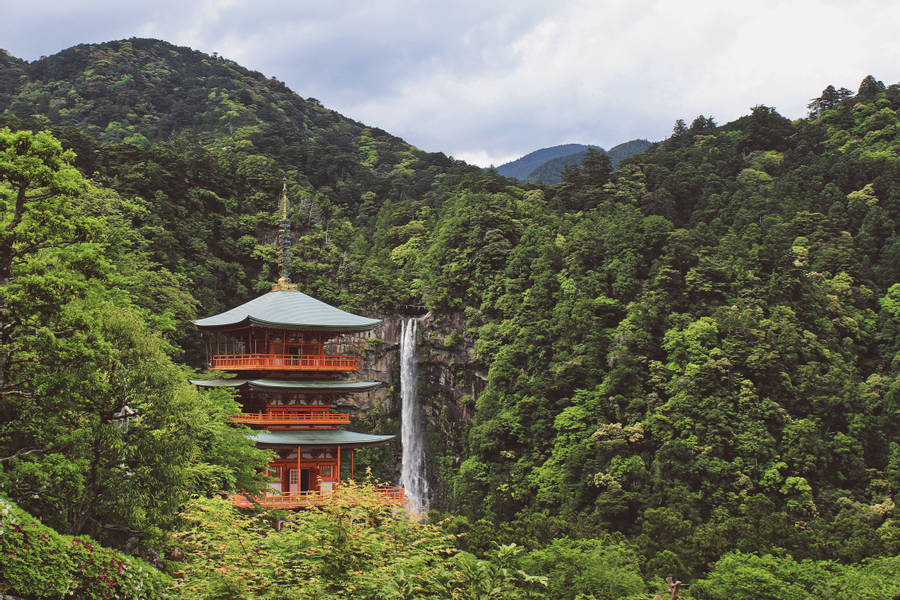
#> input picture Tugas Pengolahan Citra/gambar1.jpg, 900 x 600 px
$ python 'Tugas M9 Pengolahan Citra - Operasi Aritmatika dan Logika pada gambar.py'
#> lines starting #> are read from the running program, lines starting #| are printed output that depends on the picture
import cv2
import numpy as np

img1 = cv2.imread('gambar1.jpg')
#> img1 is the input picture: shape (600, 900, 3); mean B, G, R 86.5, 107.4, 106.3
img2 = cv2.imread('gambar2.jpg')
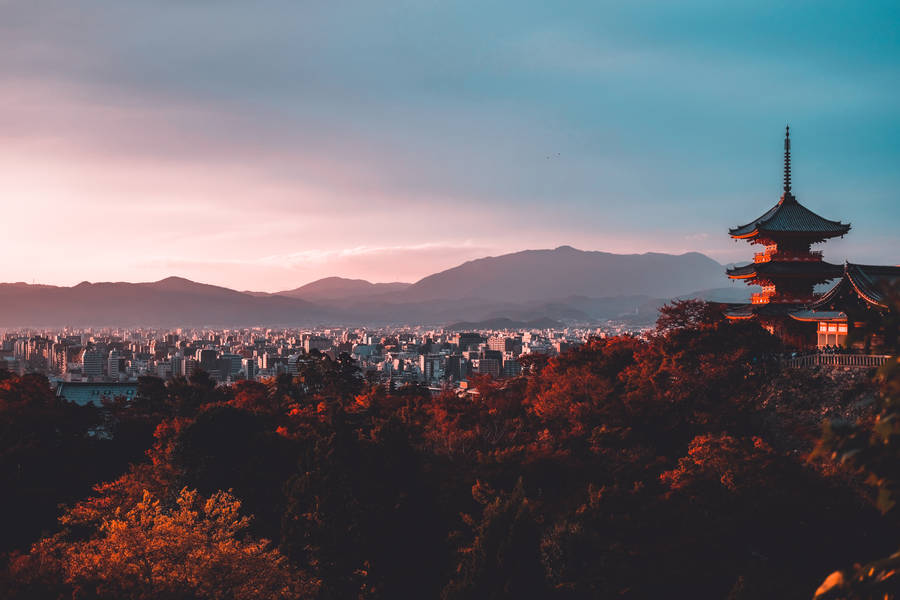
#> input picture Tugas Pengolahan Citra/gambar2.jpg, 900 x 600 px
#> img2 is the input picture: shape (600, 900, 3); mean B, G, R 110.9, 103.7, 105.6

tambah = img1 + img2
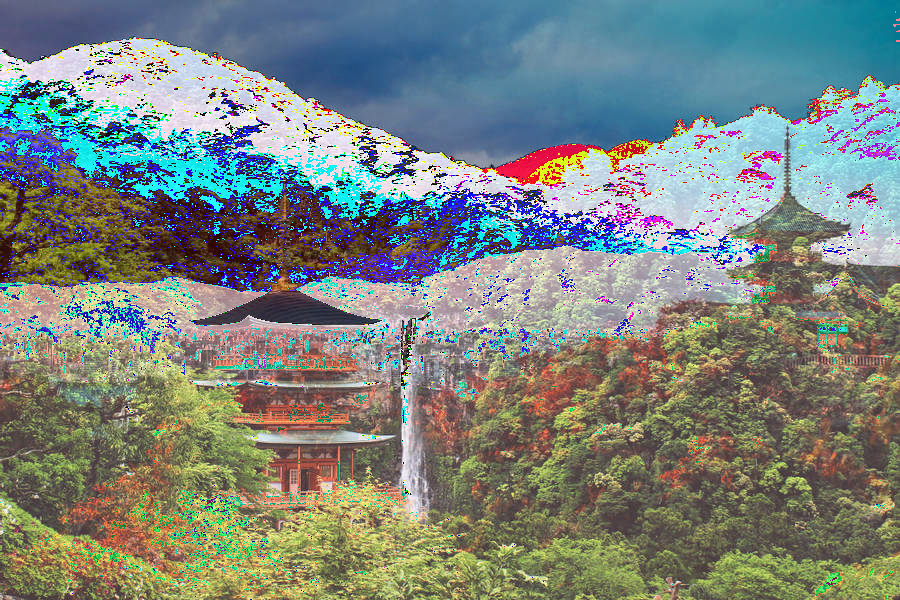
#> tambah: shape (600, 900, 3); mean B, G, R 127.3, 132.4, 123
kurang = img1 - img2
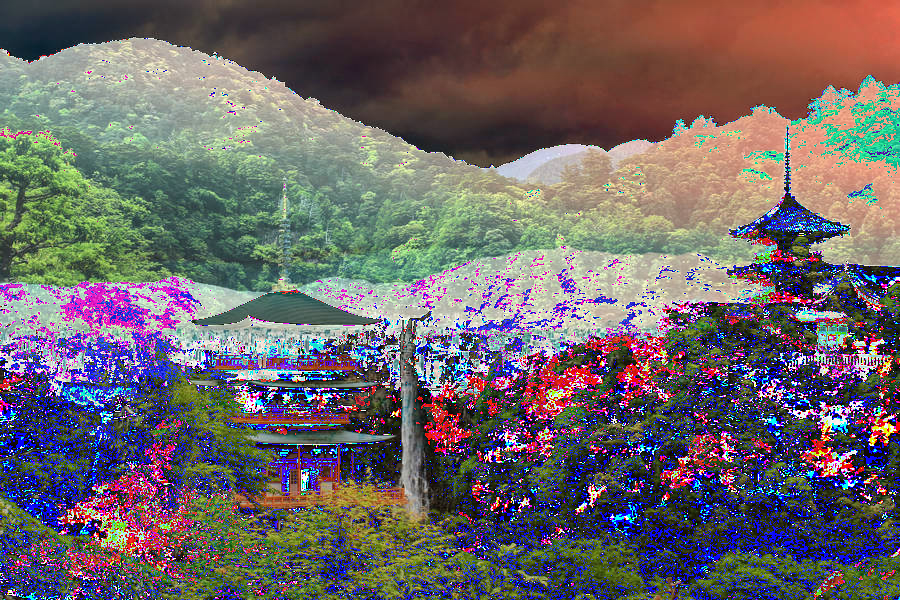
#> kurang: shape (600, 900, 3); mean B, G, R 103.9, 102, 109.4
dan = img1 & img2
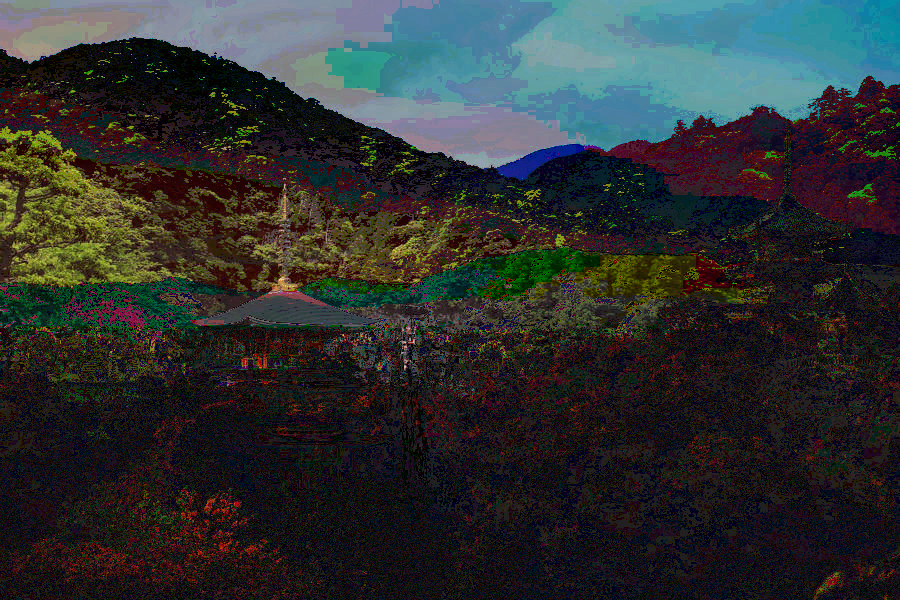
#> dan: shape (600, 900, 3); mean B, G, R 49, 49.1, 45.8
atau = img1 | img2
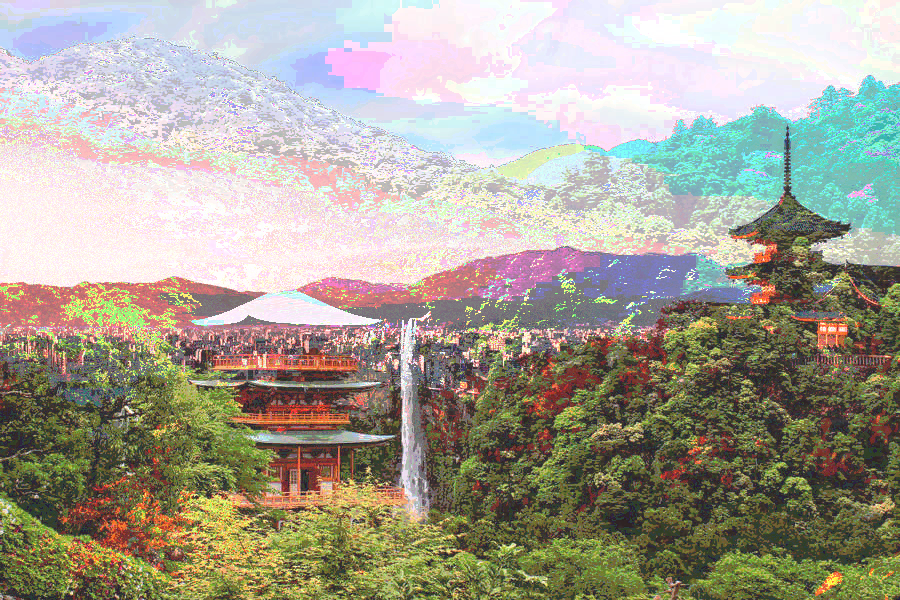
#> atau: shape (600, 900, 3); mean B, G, R 148.5, 162, 166.1

cv2.imshow('Tambah',tambah)
cv2.imshow('Kurang',kurang)
cv2.imshow('And',dan)
cv2.imshow('Or',atau)
cv2.waitKey(0)
cv2.destroyAllWindows()
